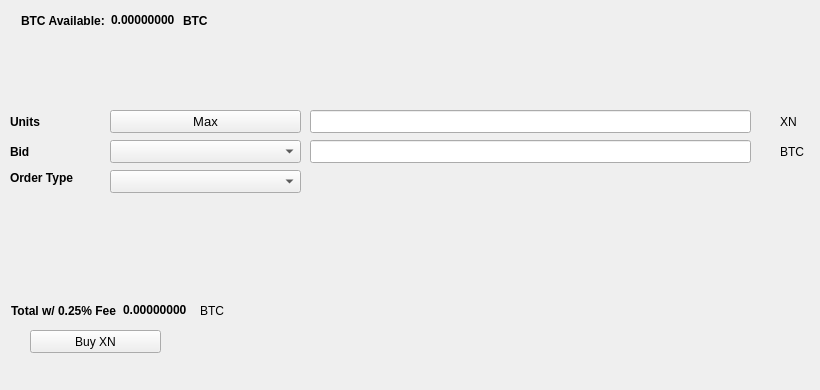
   <widget class="QWidget" name="BuyTab">
    <attribute name="title">
     <string>Buy</string>
    </attribute>
    <widget class="QPushButton" name="BuyXN">
     <property name="geometry">
      <rect>
       <x>30</x>
       <y>330</y>
       <width>131</width>
       <height>23</height>
      </rect>
     </property>
     <property name="text">
      <string>Buy XN</string>
     </property>
     <property name="icon">
      <iconset resource="../Nodium.qrc">
       <normaloff>:/icons/bitcoin</normaloff>:/icons/bitcoin</iconset>
     </property>
    </widget>
    <widget class="QLabel" name="label_3">
     <property name="geometry">
      <rect>
       <x>10</x>
       <y>110</y>
       <width>46</width>
       <height>23</height>
      </rect>
     </property>
     <property name="font">
      <font>
       <weight>75</weight>
       <bold>true</bold>
      </font>
     </property>
     <property name="text">
      <string>Units</string>
     </property>
    </widget>
    <widget class="QLineEdit" name="UnitsInput">
     <property name="geometry">
      <rect>
       <x>310</x>
       <y>110</y>
       <width>441</width>
       <height>23</height>
      </rect>
     </property>
     <property name="font">
      <font>
       <pointsize>9</pointsize>
       <weight>75</weight>
       <bold>true</bold>
      </font>
     </property>
    </widget>
    <widget class="QLineEdit" name="BuyBidPriceEdit">
     <property name="geometry">
      <rect>
       <x>310</x>
       <y>140</y>
       <width>441</width>
       <height>23</height>
      </rect>
     </property>
     <property name="font">
      <font>
       <pointsize>9</pointsize>
       <weight>75</weight>
       <bold>true</bold>
      </font>
     </property>
    </widget>
    <widget class="QLabel" name="label_4">
     <property name="geometry">
      <rect>
       <x>780</x>
       <y>110</y>
       <width>31</width>
       <height>23</height>
      </rect>
     </property>
     <property name="text">
      <string>XN</string>
     </property>
    </widget>
    <widget class="QLabel" name="label_5">
     <property name="geometry">
      <rect>
       <x>780</x>
       <y>140</y>
       <width>31</width>
       <height>23</height>
      </rect>
     </property>
     <property name="text">
      <string>BTC</string>
     </property>
    </widget>
    <widget class="QLabel" name="label_6">
     <property name="geometry">
      <rect>
       <x>10</x>
       <y>140</y>
       <width>46</width>
       <height>23</height>
      </rect>
     </property>
     <property name="font">
      <font>
       <weight>75</weight>
       <bold>true</bold>
      </font>
     </property>
     <property name="text">
      <string>Bid</string>
     </property>
    </widget>
    <widget class="QLabel" name="label_7">
     <property name="geometry">
      <rect>
       <x>10</x>
       <y>170</y>
       <width>91</width>
       <height>16</height>
      </rect>
     </property>
     <property name="font">
      <font>
       <weight>75</weight>
       <bold>true</bold>
      </font>
     </property>
     <property name="text">
      <string>Order Type</string>
     </property>
    </widget>
    <widget class="QPushButton" name="Buy_Max_Amount">
     <property name="geometry">
      <rect>
       <x>110</x>
       <y>110</y>
       <width>191</width>
       <height>23</height>
      </rect>
     </property>
     <property name="font">
      <font>
       <pointsize>10</pointsize>
      </font>
     </property>
     <property name="text">
      <string>Max</string>
     </property>
    </widget>
    <widget class="QComboBox" name="BuyBidcomboBox">
     <property name="geometry">
      <rect>
       <x>110</x>
       <y>140</y>
       <width>191</width>
       <height>23</height>
      </rect>
     </property>
     <property name="font">
      <font>
       <pointsize>10</pointsize>
      </font>
     </property>
    </widget>
    <widget class="QComboBox" name="buyOrdertypeCombo">
     <property name="geometry">
      <rect>
       <x>110</x>
       <y>170</y>
       <width>191</width>
       <height>23</height>
      </rect>
     </property>
     <property name="font">
      <font>
       <pointsize>10</pointsize>
      </font>
     </property>
    </widget>
    <widget class="QWidget" name="layoutWidget1">
     <property name="geometry">
      <rect>
       <x>21</x>
       <y>11</y>
       <width>227</width>
       <height>19</height>
      </rect>
     </property>
     <layout class="QHBoxLayout" name="horizontalLayout_3">
      <item>
       <widget class="QLabel" name="label232">
        <property name="font">
         <font>
          <weight>75</weight>
          <bold>true</bold>
         </font>
        </property>
        <property name="text">
         <string>BTC Available:</string>
        </property>
       </widget>
      </item>
      <item>
       <widget class="QLabel" name="BtcAvailableLbl">
        <property name="palette">
         <palette>
          <active>
           <colorrole role="WindowText">
            <brush brushstyle="SolidPattern">
             <color alpha="255">
              <red>0</red>
              <green>0</green>
              <blue>0</blue>
             </color>
            </brush>
           </colorrole>
           <colorrole role="Button">
            <brush brushstyle="SolidPattern">
             <color alpha="255">
              <red>0</red>
              <green>170</green>
              <blue>0</blue>
             </color>
            </brush>
           </colorrole>
           <colorrole role="Light">
            <brush brushstyle="SolidPattern">
             <color alpha="255">
              <red>0</red>
              <green>255</green>
              <blue>0</blue>
             </color>
            </brush>
           </colorrole>
           <colorrole role="Midlight">
            <brush brushstyle="SolidPattern">
             <color alpha="255">
              <red>0</red>
              <green>212</green>
              <blue>0</blue>
             </color>
            </brush>
           </colorrole>
           <colorrole role="Dark">
            <brush brushstyle="SolidPattern">
             <color alpha="255">
              <red>0</red>
              <green>85</green>
              <blue>0</blue>
             </color>
            </brush>
           </colorrole>
           <colorrole role="Mid">
            <brush brushstyle="SolidPattern">
             <color alpha="255">
              <red>0</red>
              <green>113</green>
              <blue>0</blue>
             </color>
            </brush>
           </colorrole>
           <colorrole role="Text">
            <brush brushstyle="SolidPattern">
             <color alpha="255">
              <red>0</red>
              <green>170</green>
              <blue>0</blue>
             </color>
            </brush>
           </colorrole>
           <colorrole role="BrightText">
            <brush brushstyle="SolidPattern">
             <color alpha="255">
              <red>255</red>
              <green>255</green>
              <blue>255</blue>
             </color>
            </brush>
           </colorrole>
           <colorrole role="ButtonText">
            <brush brushstyle="SolidPattern">
             <color alpha="255">
              <red>0</red>
              <green>0</green>
              <blue>0</blue>
             </color>
            </brush>
           </colorrole>
           <colorrole role="Base">
            <brush brushstyle="SolidPattern">
             <color alpha="255">
              <red>255</red>
              <green>255</green>
              <blue>255</blue>
             </color>
            </brush>
           </colorrole>
           <colorrole role="Window">
            <brush brushstyle="SolidPattern">
             <color alpha="255">
              <red>0</red>
              <green>170</green>
              <blue>0</blue>
             </color>
            </brush>
           </colorrole>
           <colorrole role="Shadow">
            <brush brushstyle="SolidPattern">
             <color alpha="255">
              <red>0</red>
              <green>0</green>
              <blue>0</blue>
             </color>
            </brush>
           </colorrole>
           <colorrole role="AlternateBase">
            <brush brushstyle="SolidPattern">
             <color alpha="255">
              <red>127</red>
              <green>212</green>
              <blue>127</blue>
             </color>
            </brush>
           </colorrole>
           <colorrole role="ToolTipBase">
            <brush brushstyle="SolidPattern">
             <color alpha="255">
              <red>255</red>
              <green>255</green>
              <blue>220</blue>
             </color>
            </brush>
           </colorrole>
           <colorrole role="ToolTipText">
            <brush brushstyle="SolidPattern">
             <color alpha="255">
              <red>0</red>
              <green>0</green>
              <blue>0</blue>
             </color>
            </brush>
           </colorrole>
          </active>
          <inactive>
           <colorrole role="WindowText">
            <brush brushstyle="SolidPattern">
             <color alpha="255">
              <red>0</red>
              <green>0</green>
              <blue>0</blue>
             </color>
            </brush>
           </colorrole>
           <colorrole role="Button">
            <brush brushstyle="SolidPattern">
             <color alpha="255">
              <red>0</red>
              <green>170</green>
              <blue>0</blue>
             </color>
            </brush>
           </colorrole>
           <colorrole role="Light">
            <brush brushstyle="SolidPattern">
             <color alpha="255">
              <red>0</red>
              <green>255</green>
              <blue>0</blue>
             </color>
            </brush>
           </colorrole>
           <colorrole role="Midlight">
            <brush brushstyle="SolidPattern">
             <color alpha="255">
              <red>0</red>
              <green>212</green>
              <blue>0</blue>
             </color>
            </brush>
           </colorrole>
           <colorrole role="Dark">
            <brush brushstyle="SolidPattern">
             <color alpha="255">
              <red>0</red>
              <green>85</green>
              <blue>0</blue>
             </color>
            </brush>
           </colorrole>
           <colorrole role="Mid">
            <brush brushstyle="SolidPattern">
             <color alpha="255">
              <red>0</red>
              <green>113</green>
              <blue>0</blue>
             </color>
            </brush>
           </colorrole>
           <colorrole role="Text">
            <brush brushstyle="SolidPattern">
             <color alpha="255">
              <red>0</red>
              <green>170</green>
              <blue>0</blue>
             </color>
            </brush>
           </colorrole>
           <colorrole role="BrightText">
            <brush brushstyle="SolidPattern">
             <color alpha="255">
              <red>255</red>
              <green>255</green>
              <blue>255</blue>
             </color>
            </brush>
           </colorrole>
           <colorrole role="ButtonText">
            <brush brushstyle="SolidPattern">
             <color alpha="255">
              <red>0</red>
              <green>0</green>
              <blue>0</blue>
             </color>
            </brush>
           </colorrole>
           <colorrole role="Base">
            <brush brushstyle="SolidPattern">
             <color alpha="255">
              <red>255</red>
              <green>255</green>
              <blue>255</blue>
             </color>
            </brush>
           </colorrole>
           <colorrole role="Window">
            <brush brushstyle="SolidPattern">
             <color alpha="255">
              <red>0</red>
              <green>170</green>
              <blue>0</blue>
             </color>
            </brush>
           </colorrole>
           <colorrole role="Shadow">
            <brush brushstyle="SolidPattern">
             <color alpha="255">
              <red>0</red>
              <green>0</green>
              <blue>0</blue>
             </color>
            </brush>
           </colorrole>
           <colorrole role="AlternateBase">
            <brush brushstyle="SolidPattern">
             <color alpha="255">
              <red>127</red>
              <green>212</green>
              <blue>127</blue>
             </color>
            </brush>
           </colorrole>
           <colorrole role="ToolTipBase">
            <brush brushstyle="SolidPattern">
             <color alpha="255">
              <red>255</red>
              <green>255</green>
              <blue>220</blue>
             </color>
            </brush>
           </colorrole>
           <colorrole role="ToolTipText">
            <brush brushstyle="SolidPattern">
             <color alpha="255">
              <red>0</red>
              <green>0</green>
              <blue>0</blue>
             </color>
            </brush>
           </colorrole>
          </inactive>
          <disabled>
           <colorrole role="WindowText">
            <brush brushstyle="SolidPattern">
             <color alpha="255">
              <red>0</red>
              <green>85</green>
              <blue>0</blue>
             </color>
            </brush>
           </colorrole>
           <colorrole role="Button">
            <brush brushstyle="SolidPattern">
             <color alpha="255">
              <red>0</red>
              <green>170</green>
              <blue>0</blue>
             </color>
            </brush>
           </colorrole>
           <colorrole role="Light">
            <brush brushstyle="SolidPattern">
             <color alpha="255">
              <red>0</red>
              <green>255</green>
              <blue>0</blue>
             </color>
            </brush>
           </colorrole>
           <colorrole role="Midlight">
            <brush brushstyle="SolidPattern">
             <color alpha="255">
              <red>0</red>
              <green>212</green>
              <blue>0</blue>
             </color>
            </brush>
           </colorrole>
           <colorrole role="Dark">
            <brush brushstyle="SolidPattern">
             <color alpha="255">
              <red>0</red>
              <green>85</green>
              <blue>0</blue>
             </color>
            </brush>
           </colorrole>
           <colorrole role="Mid">
            <brush brushstyle="SolidPattern">
             <color alpha="255">
              <red>0</red>
              <green>113</green>
              <blue>0</blue>
             </color>
            </brush>
           </colorrole>
           <colorrole role="Text">
            <brush brushstyle="SolidPattern">
             <color alpha="255">
              <red>0</red>
              <green>85</green>
              <blue>0</blue>
             </color>
            </brush>
           </colorrole>
           <colorrole role="BrightText">
            <brush brushstyle="SolidPattern">
             <color alpha="255">
              <red>255</red>
              <green>255</green>
              <blue>255</blue>
             </color>
            </brush>
           </colorrole>
           <colorrole role="ButtonText">
            <brush brushstyle="SolidPattern">
             <color alpha="255">
              <red>0</red>
              <green>85</green>
              <blue>0</blue>
             </color>
            </brush>
           </colorrole>
           <colorrole role="Base">
            <brush brushstyle="SolidPattern">
             <color alpha="255">
              <red>0</red>
              <green>170</green>
              <blue>0</blue>
             </color>
            </brush>
           </colorrole>
           <colorrole role="Window">
            <brush brushstyle="SolidPattern">
             <color alpha="255">
              <red>0</red>
              <green>170</green>
              <blue>0</blue>
             </color>
            </brush>
           </colorrole>
           <colorrole role="Shadow">
            <brush brushstyle="SolidPattern">
             <color alpha="255">
              <red>0</red>
              <green>0</green>
              <blue>0</blue>
             </color>
            </brush>
           </colorrole>
           <colorrole role="AlternateBase">
            <brush brushstyle="SolidPattern">
             <color alpha="255">
              <red>0</red>
              <green>170</green>
              <blue>0</blue>
             </color>
            </brush>
           </colorrole>
           <colorrole role="ToolTipBase">
            <brush brushstyle="SolidPattern">
             <color alpha="255">
              <red>255</red>
              <green>255</green>
              <blue>220</blue>
             </color>
            </brush>
           </colorrole>
           <colorrole role="ToolTipText">
            <brush brushstyle="SolidPattern">
             <color alpha="255">
              <red>0</red>
              <green>0</green>
              <blue>0</blue>
             </color>
            </brush>
           </colorrole>
          </disabled>
         </palette>
        </property>
        <property name="font">
         <font>
          <weight>75</weight>
          <bold>true</bold>
         </font>
        </property>
        <property name="text">
         <string>0.00000000</string>
        </property>
        <property name="textInteractionFlags">
         <set>Qt::LinksAccessibleByMouse|Qt::TextSelectableByKeyboard|Qt::TextSelectableByMouse</set>
        </property>
       </widget>
      </item>
      <item>
       <widget class="QLabel" name="BtcAvailableLbl_2">
        <property name="font">
         <font>
          <weight>75</weight>
          <bold>true</bold>
         </font>
        </property>
        <property name="text">
         <string>BTC</string>
        </property>
       </widget>
      </item>
     </layout>
    </widget>
    <widget class="QWidget" name="layoutWidge2">
     <property name="geometry">
      <rect>
       <x>11</x>
       <y>301</y>
       <width>259</width>
       <height>19</height>
      </rect>
     </property>
     <layout class="QHBoxLayout" name="horizontalLayout_4">
      <item>
       <widget class="QLabel" name="label_9">
        <property name="font">
         <font>
          <weight>75</weight>
          <bold>true</bold>
         </font>
        </property>
        <property name="text">
         <string>Total w/ 0.25% Fee</string>
        </property>
       </widget>
      </item>
      <item>
       <widget class="QLabel" name="BuyCostLabel">
        <property name="palette">
         <palette>
          <active>
           <colorrole role="WindowText">
            <brush brushstyle="SolidPattern">
             <color alpha="255">
              <red>0</red>
              <green>0</green>
              <blue>0</blue>
             </color>
            </brush>
           </colorrole>
           <colorrole role="Button">
            <brush brushstyle="SolidPattern">
             <color alpha="255">
              <red>0</red>
              <green>170</green>
              <blue>0</blue>
             </color>
            </brush>
           </colorrole>
           <colorrole role="Light">
            <brush brushstyle="SolidPattern">
             <color alpha="255">
              <red>0</red>
              <green>255</green>
              <blue>0</blue>
             </color>
            </brush>
           </colorrole>
           <colorrole role="Midlight">
            <brush brushstyle="SolidPattern">
             <color alpha="255">
              <red>0</red>
              <green>212</green>
              <blue>0</blue>
             </color>
            </brush>
           </colorrole>
           <colorrole role="Dark">
            <brush brushstyle="SolidPattern">
             <color alpha="255">
              <red>0</red>
              <green>85</green>
              <blue>0</blue>
             </color>
            </brush>
           </colorrole>
           <colorrole role="Mid">
            <brush brushstyle="SolidPattern">
             <color alpha="255">
              <red>0</red>
              <green>113</green>
              <blue>0</blue>
             </color>
            </brush>
           </colorrole>
           <colorrole role="Text">
            <brush brushstyle="SolidPattern">
             <color alpha="255">
              <red>0</red>
              <green>170</green>
              <blue>0</blue>
             </color>
            </brush>
           </colorrole>
           <colorrole role="BrightText">
            <brush brushstyle="SolidPattern">
             <color alpha="255">
              <red>255</red>
              <green>255</green>
              <blue>255</blue>
             </color>
            </brush>
           </colorrole>
           <colorrole role="ButtonText">
            <brush brushstyle="SolidPattern">
             <color alpha="255">
              <red>0</red>
              <green>0</green>
              <blue>0</blue>
             </color>
            </brush>
           </colorrole>
           <colorrole role="Base">
            <brush brushstyle="SolidPattern">
             <color alpha="255">
              <red>255</red>
              <green>255</green>
              <blue>255</blue>
             </color>
            </brush>
           </colorrole>
           <colorrole role="Window">
            <brush brushstyle="SolidPattern">
             <color alpha="255">
              <red>0</red>
              <green>170</green>
              <blue>0</blue>
             </color>
            </brush>
           </colorrole>
           <colorrole role="Shadow">
            <brush brushstyle="SolidPattern">
             <color alpha="255">
              <red>0</red>
              <green>0</green>
              <blue>0</blue>
             </color>
            </brush>
           </colorrole>
           <colorrole role="AlternateBase">
            <brush brushstyle="SolidPattern">
             <color alpha="255">
              <red>127</red>
              <green>212</green>
              <blue>127</blue>
             </color>
            </brush>
           </colorrole>
           <colorrole role="ToolTipBase">
            <brush brushstyle="SolidPattern">
             <color alpha="255">
              <red>255</red>
              <green>255</green>
              <blue>220</blue>
             </color>
            </brush>
           </colorrole>
           <colorrole role="ToolTipText">
            <brush brushstyle="SolidPattern">
             <color alpha="255">
              <red>0</red>
              <green>0</green>
              <blue>0</blue>
             </color>
            </brush>
           </colorrole>
          </active>
          <inactive>
           <colorrole role="WindowText">
            <brush brushstyle="SolidPattern">
             <color alpha="255">
              <red>0</red>
              <green>0</green>
              <blue>0</blue>
             </color>
            </brush>
           </colorrole>
           <colorrole role="Button">
            <brush brushstyle="SolidPattern">
             <color alpha="255">
              <red>0</red>
              <green>170</green>
              <blue>0</blue>
             </color>
            </brush>
           </colorrole>
           <colorrole role="Light">
            <brush brushstyle="SolidPattern">
             <color alpha="255">
              <red>0</red>
              <green>255</green>
              <blue>0</blue>
             </color>
            </brush>
           </colorrole>
           <colorrole role="Midlight">
            <brush brushstyle="SolidPattern">
             <color alpha="255">
              <red>0</red>
              <green>212</green>
              <blue>0</blue>
             </color>
            </brush>
           </colorrole>
           <colorrole role="Dark">
            <brush brushstyle="SolidPattern">
             <color alpha="255">
              <red>0</red>
              <green>85</green>
              <blue>0</blue>
             </color>
            </brush>
           </colorrole>
           <colorrole role="Mid">
            <brush brushstyle="SolidPattern">
             <color alpha="255">
              <red>0</red>
              <green>113</green>
              <blue>0</blue>
             </color>
            </brush>
           </colorrole>
           <colorrole role="Text">
            <brush brushstyle="SolidPattern">
             <color alpha="255">
              <red>0</red>
              <green>170</green>
              <blue>0</blue>
             </color>
            </brush>
           </colorrole>
           <colorrole role="BrightText">
            <brush brushstyle="SolidPattern">
             <color alpha="255">
              <red>255</red>
              <green>255</green>
              <blue>255</blue>
             </color>
            </brush>
           </colorrole>
           <colorrole role="ButtonText">
            <brush brushstyle="SolidPattern">
             <color alpha="255">
              <red>0</red>
              <green>0</green>
              <blue>0</blue>
             </color>
            </brush>
           </colorrole>
           <colorrole role="Base">
            <brush brushstyle="SolidPattern">
             <color alpha="255">
              <red>255</red>
              <green>255</green>
              <blue>255</blue>
             </color>
            </brush>
           </colorrole>
           <colorrole role="Window">
            <brush brushstyle="SolidPattern">
             <color alpha="255">
              <red>0</red>
              <green>170</green>
              <blue>0</blue>
             </color>
            </brush>
           </colorrole>
           <colorrole role="Shadow">
            <brush brushstyle="SolidPattern">
             <color alpha="255">
              <red>0</red>
              <green>0</green>
              <blue>0</blue>
             </color>
            </brush>
           </colorrole>
           <colorrole role="AlternateBase">
            <brush brushstyle="SolidPattern">
             <color alpha="255">
              <red>127</red>
              <green>212</green>
              <blue>127</blue>
             </color>
            </brush>
           </colorrole>
           <colorrole role="ToolTipBase">
            <brush brushstyle="SolidPattern">
             <color alpha="255">
              <red>255</red>
              <green>255</green>
              <blue>220</blue>
             </color>
            </brush>
           </colorrole>
           <colorrole role="ToolTipText">
            <brush brushstyle="SolidPattern">
             <color alpha="255">
              <red>0</red>
              <green>0</green>
              <blue>0</blue>
             </color>
            </brush>
           </colorrole>
          </inactive>
          <disabled>
           <colorrole role="WindowText">
            <brush brushstyle="SolidPattern">
             <color alpha="255">
              <red>0</red>
              <green>85</green>
              <blue>0</blue>
             </color>
            </brush>
           </colorrole>
           <colorrole role="Button">
            <brush brushstyle="SolidPattern">
             <color alpha="255">
              <red>0</red>
              <green>170</green>
              <blue>0</blue>
             </color>
            </brush>
           </colorrole>
           <colorrole role="Light">
            <brush brushstyle="SolidPattern">
             <color alpha="255">
              <red>0</red>
              <green>255</green>
              <blue>0</blue>
             </color>
            </brush>
           </colorrole>
           <colorrole role="Midlight">
            <brush brushstyle="SolidPattern">
             <color alpha="255">
              <red>0</red>
              <green>212</green>
              <blue>0</blue>
             </color>
            </brush>
           </colorrole>
           <colorrole role="Dark">
            <brush brushstyle="SolidPattern">
             <color alpha="255">
              <red>0</red>
              <green>85</green>
              <blue>0</blue>
             </color>
            </brush>
           </colorrole>
           <colorrole role="Mid">
            <brush brushstyle="SolidPattern">
             <color alpha="255">
              <red>0</red>
              <green>113</green>
              <blue>0</blue>
             </color>
            </brush>
           </colorrole>
           <colorrole role="Text">
            <brush brushstyle="SolidPattern">
             <color alpha="255">
              <red>0</red>
              <green>85</green>
              <blue>0</blue>
             </color>
            </brush>
           </colorrole>
           <colorrole role="BrightText">
            <brush brushstyle="SolidPattern">
             <color alpha="255">
              <red>255</red>
              <green>255</green>
              <blue>255</blue>
             </color>
            </brush>
           </colorrole>
           <colorrole role="ButtonText">
            <brush brushstyle="SolidPattern">
             <color alpha="255">
              <red>0</red>
              <green>85</green>
              <blue>0</blue>
             </color>
            </brush>
           </colorrole>
           <colorrole role="Base">
            <brush brushstyle="SolidPattern">
             <color alpha="255">
              <red>0</red>
              <green>170</green>
              <blue>0</blue>
             </color>
            </brush>
           </colorrole>
           <colorrole role="Window">
            <brush brushstyle="SolidPattern">
             <color alpha="255">
              <red>0</red>
              <green>170</green>
              <blue>0</blue>
             </color>
            </brush>
           </colorrole>
           <colorrole role="Shadow">
            <brush brushstyle="SolidPattern">
             <color alpha="255">
              <red>0</red>
              <green>0</green>
              <blue>0</blue>
             </color>
            </brush>
           </colorrole>
           <colorrole role="AlternateBase">
            <brush brushstyle="SolidPattern">
             <color alpha="255">
              <red>0</red>
              <green>170</green>
              <blue>0</blue>
             </color>
            </brush>
           </colorrole>
           <colorrole role="ToolTipBase">
            <brush brushstyle="SolidPattern">
             <color alpha="255">
              <red>255</red>
              <green>255</green>
              <blue>220</blue>
             </color>
            </brush>
           </colorrole>
           <colorrole role="ToolTipText">
            <brush brushstyle="SolidPattern">
             <color alpha="255">
              <red>0</red>
              <green>0</green>
              <blue>0</blue>
             </color>
            </brush>
           </colorrole>
          </disabled>
         </palette>
        </property>
        <property name="font">
         <font>
          <weight>75</weight>
          <bold>true</bold>
         </font>
        </property>
        <property name="autoFillBackground">
         <bool>false</bool>
        </property>
        <property name="text">
         <string>0.00000000</string>
        </property>
        <property name="textInteractionFlags">
         <set>Qt::LinksAccessibleByMouse|Qt::TextSelectableByMouse</set>
        </property>
       </widget>
      </item>
      <item>
       <widget class="QLabel" name="label_10">
        <property name="font">
         <font>
          <weight>50</weight>
          <bold>false</bold>
         </font>
        </property>
        <property name="text">
         <string>BTC</string>
        </property>
       </widget>
      </item>
     </layout>
    </widget>
    <widget class="QLabel" name="label_24">
     <property name="geometry">
      <rect>
       <x>460</x>
       <y>300</y>
       <width>281</width>
       <height>81</height>
      </rect>
     </property>
     <property name="text">
      <string/>
     </property>
     <property name="pixmap">
      <pixmap>:/images/bittrex</pixmap>
     </property>
    </widget>
   </widget>
